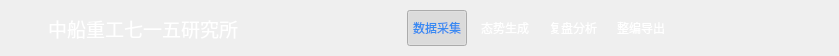
<?xml version="1.0" encoding="UTF-8"?>
<ui version="4.0">
 <class>HysTitleBar</class>
 <widget class="QWidget" name="HysTitleBar">
  <property name="geometry">
   <rect>
    <x>0</x>
    <y>0</y>
    <width>839</width>
    <height>56</height>
   </rect>
  </property>
  <property name="minimumSize">
   <size>
    <width>0</width>
    <height>35</height>
   </size>
  </property>
  <property name="maximumSize">
   <size>
    <width>16777215</width>
    <height>56</height>
   </size>
  </property>
  <property name="windowTitle">
   <string>Form</string>
  </property>
  <property name="autoFillBackground">
   <bool>false</bool>
  </property>
  <property name="styleSheet">
   <string notr="true"/>
  </property>
  <layout class="QHBoxLayout" name="horizontalLayout_4" stretch="6,1,3,1,2">
   <property name="leftMargin">
    <number>12</number>
   </property>
   <property name="topMargin">
    <number>0</number>
   </property>
   <property name="rightMargin">
    <number>15</number>
   </property>
   <property name="bottomMargin">
    <number>0</number>
   </property>
   <item>
    <layout class="QHBoxLayout" name="horizontalLayout_3">
     <item>
      <widget class="QLabel" name="lbIcon">
       <property name="minimumSize">
        <size>
         <width>30</width>
         <height>30</height>
        </size>
       </property>
       <property name="maximumSize">
        <size>
         <width>30</width>
         <height>30</height>
        </size>
       </property>
       <property name="styleSheet">
        <string notr="true">border-image: url(:/destop/app.png);</string>
       </property>
       <property name="text">
        <string/>
       </property>
      </widget>
     </item>
     <item>
      <widget class="QLabel" name="lbTitle">
       <property name="minimumSize">
        <size>
         <width>30</width>
         <height>30</height>
        </size>
       </property>
       <property name="font">
        <font>
         <family>黑体</family>
         <pointsize>14</pointsize>
         <weight>50</weight>
         <italic>false</italic>
         <bold>false</bold>
        </font>
       </property>
       <property name="styleSheet">
        <string notr="true">color: rgb(255, 255, 255);
font: 14pt &quot;黑体&quot;;
border-image:none;
</string>
       </property>
       <property name="text">
        <string>中船重工七一五研究所</string>
       </property>
      </widget>
     </item>
    </layout>
   </item>
   <item>
    <spacer name="horizontalSpacer">
     <property name="orientation">
      <enum>Qt::Horizontal</enum>
     </property>
     <property name="sizeHint" stdset="0">
      <size>
       <width>40</width>
       <height>20</height>
      </size>
     </property>
    </spacer>
   </item>
   <item>
    <layout class="QHBoxLayout" name="horizontalLayout_2" stretch="1,1,1,1">
     <property name="spacing">
      <number>8</number>
     </property>
     <item>
      <widget class="QPushButton" name="btnHome">
       <property name="minimumSize">
        <size>
         <width>60</width>
         <height>36</height>
        </size>
       </property>
       <property name="maximumSize">
        <size>
         <width>16777215</width>
         <height>36</height>
        </size>
       </property>
       <property name="styleSheet">
        <string notr="true">*{
color: rgb(255, 255, 255);
}

*:hover {
color:#4169E1;
}

*:checked {
color:#398af1;
}</string>
       </property>
       <property name="text">
        <string>数据采集</string>
       </property>
       <property name="checkable">
        <bool>true</bool>
       </property>
       <property name="checked">
        <bool>true</bool>
       </property>
       <property name="flat">
        <bool>true</bool>
       </property>
      </widget>
     </item>
     <item>
      <widget class="QPushButton" name="btnMap">
       <property name="minimumSize">
        <size>
         <width>60</width>
         <height>36</height>
        </size>
       </property>
       <property name="maximumSize">
        <size>
         <width>16777215</width>
         <height>36</height>
        </size>
       </property>
       <property name="styleSheet">
        <string notr="true">*{
color: rgb(255, 255, 255);
}

*:hover {
color:#4169E1;
}

*:checked {
color:#398af1;
}</string>
       </property>
       <property name="text">
        <string>态势生成</string>
       </property>
       <property name="checkable">
        <bool>true</bool>
       </property>
       <property name="flat">
        <bool>true</bool>
       </property>
      </widget>
     </item>
     <item>
      <widget class="QPushButton" name="btnAnaly">
       <property name="enabled">
        <bool>true</bool>
       </property>
       <property name="minimumSize">
        <size>
         <width>60</width>
         <height>36</height>
        </size>
       </property>
       <property name="maximumSize">
        <size>
         <width>16777215</width>
         <height>36</height>
        </size>
       </property>
       <property name="styleSheet">
        <string notr="true">*{
color: rgb(255, 255, 255);
}

*:hover {
color: #4169E1;
}

*:checked {
color:#398af1;
}</string>
       </property>
       <property name="text">
        <string>复盘分析</string>
       </property>
       <property name="checkable">
        <bool>true</bool>
       </property>
       <property name="flat">
        <bool>true</bool>
       </property>
      </widget>
     </item>
     <item>
      <widget class="QPushButton" name="btnExport">
       <property name="sizePolicy">
        <sizepolicy hsizetype="Minimum" vsizetype="Fixed">
         <horstretch>0</horstretch>
         <verstretch>36</verstretch>
        </sizepolicy>
       </property>
       <property name="minimumSize">
        <size>
         <width>60</width>
         <height>36</height>
        </size>
       </property>
       <property name="styleSheet">
        <string notr="true">*{
color: rgb(255, 255, 255);
}

*:hover {
color: #4169E1;
}

*:checked {
color:#398af1;
}</string>
       </property>
       <property name="text">
        <string>整编导出</string>
       </property>
       <property name="checkable">
        <bool>true</bool>
       </property>
       <property name="flat">
        <bool>true</bool>
       </property>
      </widget>
     </item>
    </layout>
   </item>
   <item>
    <spacer name="horizontalSpacer_2">
     <property name="orientation">
      <enum>Qt::Horizontal</enum>
     </property>
     <property name="sizeHint" stdset="0">
      <size>
       <width>40</width>
       <height>20</height>
      </size>
     </property>
    </spacer>
   </item>
   <item>
    <layout class="QHBoxLayout" name="horizontalLayout">
     <property name="spacing">
      <number>12</number>
     </property>
     <item>
      <widget class="QPushButton" name="btnSetting">
       <property name="minimumSize">
        <size>
         <width>15</width>
         <height>15</height>
        </size>
       </property>
       <property name="maximumSize">
        <size>
         <width>15</width>
         <height>15</height>
        </size>
       </property>
       <property name="styleSheet">
        <string notr="true">border-image: url(:/destop/setting.png);
border:none;</string>
       </property>
       <property name="text">
        <string/>
       </property>
      </widget>
     </item>
     <item>
      <widget class="QPushButton" name="btnMin">
       <property name="minimumSize">
        <size>
         <width>10</width>
         <height>10</height>
        </size>
       </property>
       <property name="maximumSize">
        <size>
         <width>10</width>
         <height>10</height>
        </size>
       </property>
       <property name="baseSize">
        <size>
         <width>10</width>
         <height>10</height>
        </size>
       </property>
       <property name="styleSheet">
        <string notr="true">border:none;
border-image: url(:/destop/minux.png);</string>
       </property>
       <property name="text">
        <string/>
       </property>
       <property name="flat">
        <bool>true</bool>
       </property>
      </widget>
     </item>
     <item>
      <widget class="QPushButton" name="btnMax">
       <property name="minimumSize">
        <size>
         <width>15</width>
         <height>15</height>
        </size>
       </property>
       <property name="maximumSize">
        <size>
         <width>15</width>
         <height>15</height>
        </size>
       </property>
       <property name="styleSheet">
        <string notr="true">border:none;
border-image: url(:/destop/max.png);</string>
       </property>
       <property name="text">
        <string/>
       </property>
       <property name="flat">
        <bool>true</bool>
       </property>
      </widget>
     </item>
     <item>
      <widget class="QPushButton" name="btnClose">
       <property name="minimumSize">
        <size>
         <width>15</width>
         <height>15</height>
        </size>
       </property>
       <property name="maximumSize">
        <size>
         <width>15</width>
         <height>15</height>
        </size>
       </property>
       <property name="styleSheet">
        <string notr="true">border:none;
border-image: url(:/destop/close.png);</string>
       </property>
       <property name="text">
        <string/>
       </property>
       <property name="flat">
        <bool>true</bool>
       </property>
      </widget>
     </item>
    </layout>
   </item>
  </layout>
 </widget>
 <resources/>
 <connections/>
</ui>
